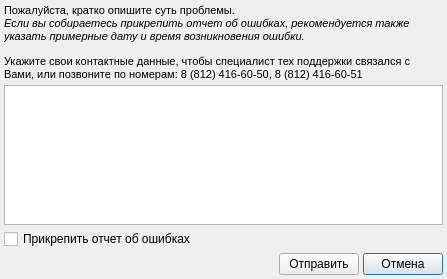
<?xml version="1.0" encoding="UTF-8"?>
<ui version="4.0">
 <class>sendBugReportDialog</class>
 <widget class="QDialog" name="sendBugReportDialog">
  <property name="geometry">
   <rect>
    <x>0</x>
    <y>0</y>
    <width>447</width>
    <height>279</height>
   </rect>
  </property>
  <property name="windowTitle">
   <string>Написать разработчикам</string>
  </property>
  <property name="sizeGripEnabled">
   <bool>false</bool>
  </property>
  <layout class="QGridLayout">
   <property name="margin">
    <number>4</number>
   </property>
   <property name="spacing">
    <number>4</number>
   </property>
   <item row="4" column="2">
    <widget class="QPushButton" name="btnCancel">
     <property name="text">
      <string>Отмена</string>
     </property>
    </widget>
   </item>
   <item row="4" column="1">
    <widget class="QPushButton" name="btnSend">
     <property name="text">
      <string>Отправить</string>
     </property>
    </widget>
   </item>
   <item row="4" column="0">
    <spacer name="horizontalSpacer">
     <property name="orientation">
      <enum>Qt::Horizontal</enum>
     </property>
     <property name="sizeHint" stdset="0">
      <size>
       <width>40</width>
       <height>20</height>
      </size>
     </property>
    </spacer>
   </item>
   <item row="2" column="0" colspan="3">
    <widget class="QCheckBox" name="chkAttachErrorLog">
     <property name="text">
      <string>Прикрепить отчет об ошибках</string>
     </property>
    </widget>
   </item>
   <item row="1" column="0" colspan="3">
    <widget class="QTextEdit" name="edtMessage"/>
   </item>
   <item row="0" column="0" colspan="3">
    <widget class="QLabel" name="label">
     <property name="text">
      <string>&lt;!DOCTYPE HTML PUBLIC &quot;-//W3C//DTD HTML 4.0//EN&quot; &quot;http://www.w3.org/TR/REC-html40/strict.dtd&quot;&gt;
&lt;html&gt;&lt;head&gt;&lt;meta name=&quot;qrichtext&quot; content=&quot;1&quot; /&gt;&lt;style type=&quot;text/css&quot;&gt;
p, li { white-space: pre-wrap; }
&lt;/style&gt;&lt;/head&gt;&lt;body style=&quot; font-family:'MS Shell Dlg 2'; font-size:8pt; font-weight:400; font-style:normal;&quot;&gt;
&lt;p style=&quot; margin-top:12px; margin-bottom:12px; margin-left:0px; margin-right:0px; -qt-block-indent:0; text-indent:0px;&quot;&gt;Пожалуйста, кратко опишите суть проблемы.&lt;br /&gt;&lt;span style=&quot; font-style:italic;&quot;&gt;Если вы собираетесь прикрепить отчет об ошибках, рекомендуется также указать примерные дату и время возникновения ошибки.&lt;/span&gt;&lt;/p&gt;
&lt;p style=&quot; margin-top:12px; margin-bottom:12px; margin-left:0px; margin-right:0px; -qt-block-indent:0; text-indent:0px;&quot;&gt;Укажите свои контактные данные, чтобы специалист тех поддержки связался с Вами, или позвоните по номерам: 8 (812) 416-60-50, 8 (812) 416-60-51&lt;/p&gt;&lt;/body&gt;&lt;/html&gt;</string>
     </property>
     <property name="textFormat">
      <enum>Qt::RichText</enum>
     </property>
     <property name="wordWrap">
      <bool>true</bool>
     </property>
    </widget>
   </item>
   <item row="3" column="0" colspan="3">
    <spacer name="verticalSpacer">
     <property name="orientation">
      <enum>Qt::Vertical</enum>
     </property>
     <property name="sizeHint" stdset="0">
      <size>
       <width>20</width>
       <height>40</height>
      </size>
     </property>
    </spacer>
   </item>
  </layout>
 </widget>
 <resources/>
 <connections>
  <connection>
   <sender>btnSend</sender>
   <signal>clicked()</signal>
   <receiver>sendBugReportDialog</receiver>
   <slot>accept()</slot>
   <hints>
    <hint type="sourcelabel">
     <x>265</x>
     <y>307</y>
    </hint>
    <hint type="destinationlabel">
     <x>206</x>
     <y>162</y>
    </hint>
   </hints>
  </connection>
  <connection>
   <sender>btnCancel</sender>
   <signal>clicked()</signal>
   <receiver>sendBugReportDialog</receiver>
   <slot>reject()</slot>
   <hints>
    <hint type="sourcelabel">
     <x>362</x>
     <y>307</y>
    </hint>
    <hint type="destinationlabel">
     <x>206</x>
     <y>162</y>
    </hint>
   </hints>
  </connection>
 </connections>
</ui>
